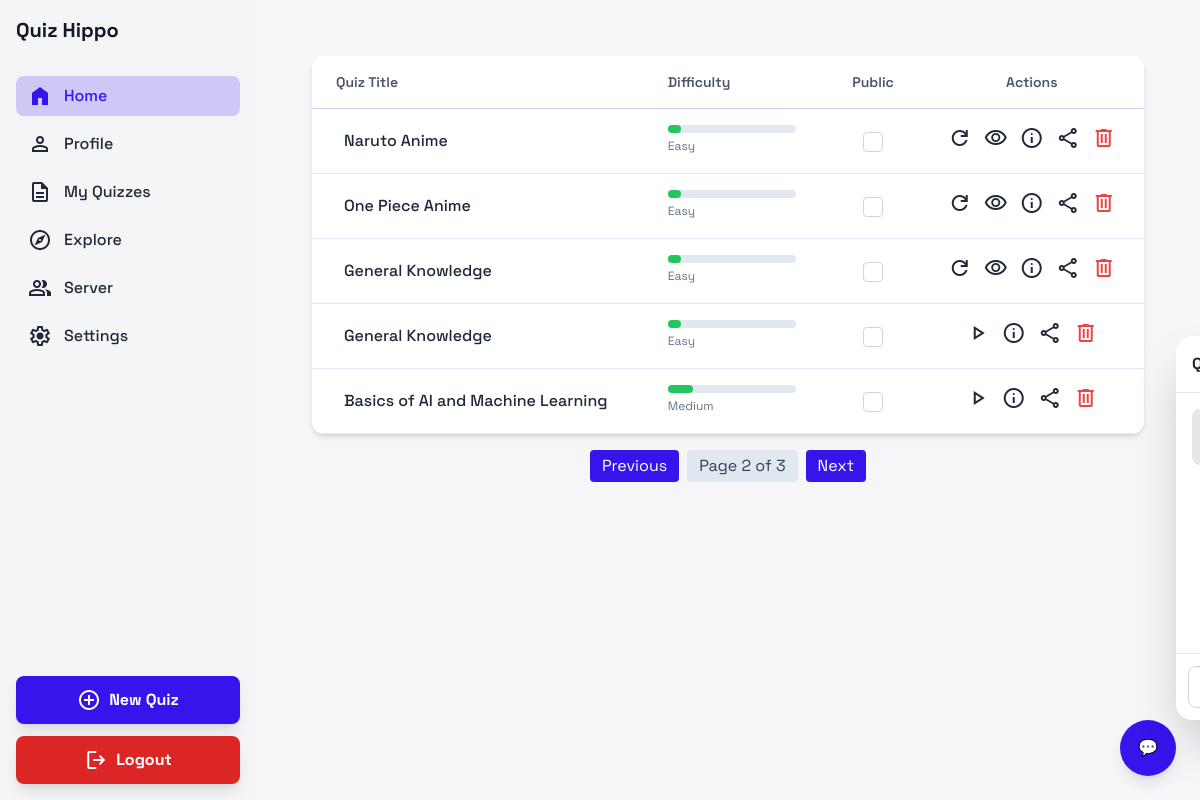
Page /all_quizes/?page=2 (signed in) on the earlier database version.
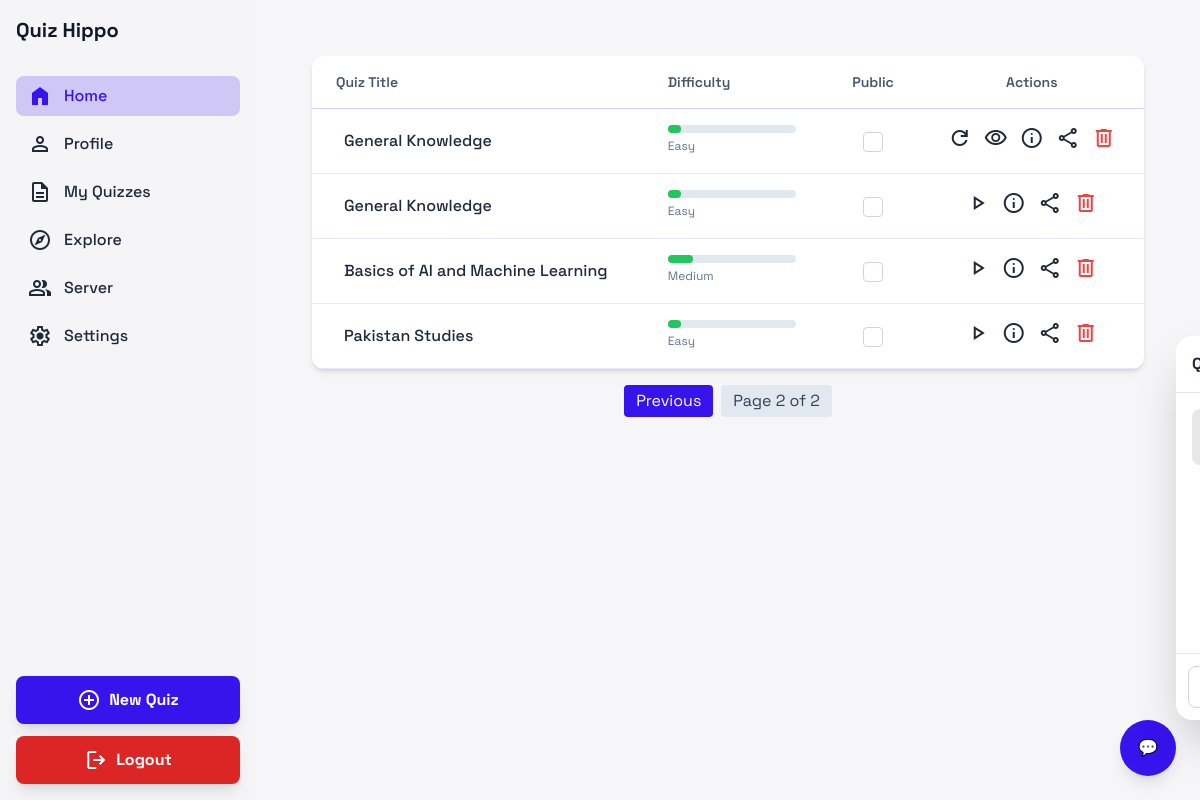
Same page on the later database version.
### app/models.py (models this page shows, shortened)
class Quiz(models.Model):
    QUESTION_PREFERENCES = [
        ('SHORT', 'Short Questions'),
        ('TF', 'True/False'),
        ('MCQ', 'Multiple Choice'),
        ('FILL', 'Fill in the Blank'),
        ('MIX', 'Mix'),
    ]
    topic = models.CharField(max_length=200)
    difficulty = models.IntegerField(default=1)
    user = models.ForeignKey(User, on_delete=models.CASCADE, null=True, blank=True, related_name="quizzes")
    question_preference = models.CharField(max_length=10, choices=QUESTION_PREFERENCES, default="MIX")
    shared_with = models.ManyToManyField(User, related_name="shared_quizzes", blank=True)
    is_public = models.BooleanField(default=False)
    category = models.CharField(max_length=100, blank=True)

### app/views.py (the view)
# urls.py: path('all_quizes/', views.all_quizes, name='all_quizes'),
def all_quizes(request):
    user = request.user
    quizzes = (Quiz.objects.filter(user=user) | Quiz.objects.filter(shared_with=user)).distinct()
    for quiz in quizzes:
        attempt = QuizAttempt.objects.filter(user=user, quiz=quiz).first()
        quiz.attempt = attempt
        quiz.attempted = attempt is not None
    paginator = Paginator(quizzes, 5)
    page_number = request.GET.get('page')
    page_obj = paginator.get_page(page_number)
    return render(request, 'all-quizes.html', {'page_obj': page_obj})

### templates/all-quizes.html (shortened to what this page needs)
{% extends "base.html" %}
{% load static %}
{% block content %}
<main class="flex-1 p-4 sm:p-6 bg-background-light dark:bg-background-dark">
  <div class="bg-white dark:bg-primary/10 rounded-xl shadow-md overflow-hidden">
    <div class="overflow-x-auto">
      <table class="w-full text-left">
        <thead class="border-b border-primary/20 dark:border-primary/30">
          <tr>
            <th class="px-6 py-4 text-sm font-semibold text-slate-600 dark:text-slate-300">Quiz Title</th>
            <th class="px-6 py-4 text-sm font-semibold text-slate-600 dark:text-slate-300">Difficulty</th>
            <th class="px-6 py-4 text-sm font-semibold text-slate-600 dark:text-slate-300 text-center">Public</th>
            <th class="px-6 py-4 text-sm font-semibold text-slate-600 dark:text-slate-300 text-center">Actions</th>
          </tr>
        </thead>
        <tbody>
          {% for quiz in page_obj %}
          <tr class="border-b border-primary/10 dark:border-primary/20">
            <td class="px-6 py-4 whitespace-nowrap text-slate-800 dark:text-white font-medium">
               {{ quiz.topic }}
            </td>
            <td class="px-6 py-4">
              <div class="w-32 bg-slate-200 dark:bg-slate-700 rounded-full h-2">
                <div class="bg-green-500 h-2 rounded-full"
                     style="width: {{ quiz.difficulty|add:"0" }}0%"></div>
              </div>
              <span class="text-xs text-slate-500 dark:text-slate-400">
                {% if quiz.difficulty == 1 %} Easy
                {% elif quiz.difficulty == 2 %} Medium
                {% elif quiz.difficulty == 3 %} Hard
                {% else %} Custom
                {% endif %}
              </span>
            </td>
            <td class="px-6 py-4 text-center">
              <form method="post" action="{% url 'is_public' quiz.id %}">
                <input type="checkbox" name="is_public" onchange="this.form.submit()"
                       class="h-5 w-5 rounded border-gray-300 text-primary focus:ring-primary">
              </form>
            </td>
            <td class="px-6 py-4 text-center">
              <div class="flex justify-center items-center space-x-3">
                {% if quiz.attempted %}
                  <a href="{% url 'retake_quiz' quiz.id %}" class="icon-btn group relative">
                    <span class="material-symbols-outlined">refresh</span>
                  </a>
                  <a href="{% url 'quiz_result' quiz.attempt.id %}" class="icon-btn group relative">
                    <span class="material-symbols-outlined">visibility</span>
                  </a>
                {% else %}
                  <a href="{% url 'quiz_take' quiz.id %}" class="icon-btn group relative">
                    <span class="material-symbols-outlined">play_arrow</span>
                  </a>
                {% endif %}
                <a href="{% url 'quiz_detail' quiz.id %}" class="icon-btn group relative">
                  <span class="material-symbols-outlined">info</span>
                </a>
                <button type="button" class="icon-btn group relative" onclick="openShareModal({{ quiz.id }})">
                  <span class="material-symbols-outlined">share</span>
                </button>
                <a href="{% url 'delete_quiz' quiz.id %}" class="icon-btn text-red-500 group relative">
                  <span class="material-symbols-outlined">delete</span>
                </a>
              </div>
            </td>
          </tr>
          {% empty %}
          <tr>
            <td colspan="4" class="px-6 py-4 text-center text-slate-500 dark:text-slate-400">
              No quizzes yet
            </td>
          </tr>
          {% endfor %}
        </tbody>
      </table>
    </div>
  </div>
  {% if page_obj.has_other_pages %}
  <div class="flex justify-center mt-4 space-x-2">
    {% if page_obj.has_previous %}
      <a href="?page={{ page_obj.previous_page_number }}" class="px-3 py-1 rounded bg-primary text-white">Previous</a>
    {% endif %}
    <span class="px-3 py-1 rounded bg-slate-200 dark:bg-slate-700 text-slate-700 dark:text-slate-200">
      Page {{ page_obj.number }} of {{ page_obj.paginator.num_pages }}
    </span>
    {% if page_obj.has_next %}
      <a href="?page={{ page_obj.next_page_number }}" class="px-3 py-1 rounded bg-primary text-white">Next</a>
    {% endif %}
  </div>
  {% endif %}
</main>
{% endblock content %}

### templates/base.html (shortened to what this page needs)
{% load static %}
<!DOCTYPE html>
<html
  lang="en"
  {% if user.is_authenticated and user.userprofile.light_mode %}
    class=""
  {% else %}
    class="dark"
  {% endif %}
>
<head>
  <script src="https://cdn.tailwindcss.com?plugins=forms,container-queries"></script>
  <link rel="stylesheet" href="{% static 'css/chatbox.css' %}">
</head>
<body class="bg-background-light dark:bg-background-dark text-gray-800 dark:text-gray-200">
<div class="flex min-h-screen">
  <aside id="sidebar" class="sidebar fixed inset-y-0 left-0 w-64 bg-background-light/95 dark:bg-background-dark/95 p-4 z-50 md:relative md:translate-x-0 sidebar-closed md:flex flex-col justify-between">
    <div>
      <div class="flex items-center gap-3 mb-8">
        <h1 class="text-xl font-bold text-gray-900 dark:text-white">Quiz Hippo</h1>
      </div>
      <nav class="flex flex-col gap-2">
        <a href="{% url 'main' %}" class="flex items-center gap-3 px-3 py-2 rounded-lg bg-primary/20 dark:bg-primary/30 text-primary">
          <span class="material-symbols-outlined" style="font-variation-settings: 'FILL' 1">home</span>
          <span class="font-medium">Home</span>
        </a>
        <a href="{% url 'profile' %}" class="flex items-center gap-3 px-3 py-2 rounded-lg hover:bg-primary/10 dark:hover:bg-primary/20">
          <span class="material-symbols-outlined">person</span>
          <span class="font-medium">Profile</span>
        </a>
        <a href="{% url 'all_quizes' %}" class="flex items-center gap-3 px-3 py-2 rounded-lg hover:bg-primary/10 dark:hover:bg-primary/20">
          <span class="material-symbols-outlined">description</span>
          <span class="font-medium">My Quizzes</span>
        </a>
        <a href="{% url "explore" %}" class="flex items-center gap-3 px-3 py-2 rounded-lg hover:bg-primary/10 dark:hover:bg-primary/20">
          <span class="material-symbols-outlined">explore</span>
          <span class="font-medium">Explore</span>
        </a>
        <a href="{% url "server_list" %}" class="flex items-center gap-3 px-3 py-2 rounded-lg hover:bg-primary/10 dark:hover:bg-primary/20">
          <span class="material-symbols-outlined">group</span>
          <span class="font-medium">Server</span>
        </a>
        <a href="{% url "settings" %}" class="flex items-center gap-3 px-3 py-2 rounded-lg hover:bg-primary/10 dark:hover:bg-primary/20">
          <span class="material-symbols-outlined">settings</span>
          <span class="font-medium">Settings</span>
        </a>
      </nav>
    </div>
    <div class="mt-6 space-y-3">
      <button class="flex w-full items-center justify-center gap-2 rounded-lg h-12 px-4 bg-primary text-white font-bold shadow-lg hover:bg-primary/90 transition">
        <span class="material-symbols-outlined">add_circle</span>
        <span class="truncate">New Quiz</span>
      </button>
      <form method="post" action="{% url 'logout' %}">
        <button type="submit" class="flex w-full items-center justify-center gap-2 rounded-lg h-12 px-4 bg-red-600 text-white font-bold shadow-lg hover:bg-red-700 transition">
          <span class="material-symbols-outlined">logout</span>
          <span class="truncate">Logout</span>
        </button>
      </form>
    </div>
  </aside>
  <div class="flex flex-col flex-1">
    <main class="flex-1 flex flex-col justify-between p-6 lg:p-8">
      {% block content %}{% endblock %}
    </main>
  </div>
</div>
<button id="chatToggle"
        class="fixed bottom-6 right-6 w-14 h-14 rounded-full bg-primary text-white shadow-lg flex items-center justify-center hover:scale-110 transition">
  💬
</button>
<div id="chatModal"
     class="fixed bottom-20 right-6 w-80 h-96 bg-white dark:bg-gray-800 rounded-2xl shadow-2xl transform translate-x-full transition-all duration-300 flex flex-col">
  <div class="p-4 border-b border-gray-200 dark:border-gray-700 flex justify-between items-center">
    <h2 class="font-bold text-gray-800 dark:text-white">Quiz Hippo Chat</h2>
  </div>
  <div id="chatMessages" class="flex-1 p-4 overflow-y-auto space-y-2 text-sm">
    <div class="bg-gray-200 dark:bg-gray-700 p-2 rounded-lg self-start max-w-[70%]">
    </div>
  </div>
  <form id="chatForm" class="p-3 border-t border-gray-200 dark:border-gray-700 flex gap-2">
    <input name="query" id="chatInput" type="text" placeholder="Type a message..."
           class="flex-1 rounded-lg border-gray-300 dark:border-gray-600 dark:bg-gray-900 dark:text-white"/>
  </form>
</div>
</body>
</html>

### static/css/chatbox.css (style rules this page uses)
#chatMessages { scrollbar-width: thin; scrollbar-color: #888 transparent; }

### templates/base.html (style rules this page uses)
body { font-family: 'Space Grotesk', sans-serif; }
.material-symbols-outlined { font-variation-settings: "FILL" 0, "wght" 400, "GRAD" 0, "opsz" 24; }
.sidebar { transition: transform 0.3s ease-in-out; }
.sidebar-closed { transform: translateX(-100%); }

Differences in the rows shown:
removed Quiz: topic "Naruto Anime", difficulty 1 (drawn)
no longer on this page (row unchanged): Quiz: topic "One Piece Anime", difficulty 1 (drawn)
now on this page (row unchanged): Quiz: topic "Pakistan Studies", difficulty 1 (drawn)
Other differences:
{{ page_obj.paginator.num_pages }}: "3" → "2"
text no longer shown: "Next"
